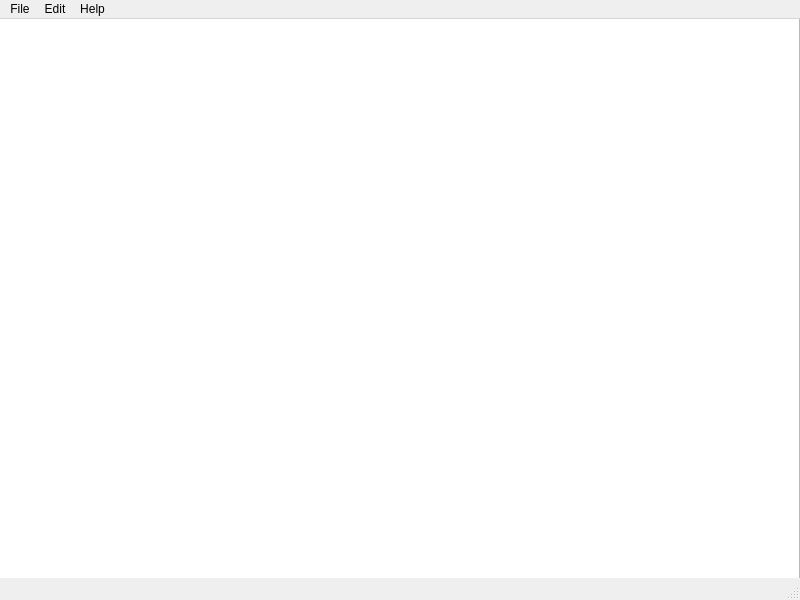
<?xml version="1.0" encoding="UTF-8"?>
<ui version="4.0">
 <class>MainWindow</class>
 <widget class="QMainWindow" name="MainWindow">
  <property name="geometry">
   <rect>
    <x>0</x>
    <y>0</y>
    <width>800</width>
    <height>600</height>
   </rect>
  </property>
  <property name="font">
   <font>
    <family>Microsoft YaHei UI</family>
   </font>
  </property>
  <property name="windowTitle">
   <string>notepanda</string>
  </property>
  <widget class="QWidget" name="centralwidget">
   <widget class="QWidget" name="verticalLayoutWidget">
    <property name="geometry">
     <rect>
      <x>-1</x>
      <y>-1</y>
      <width>801</width>
      <height>571</height>
     </rect>
    </property>
    <layout class="QVBoxLayout" name="verticalLayout">
     <item>
      <widget class="QPlainTextEdit" name="plainTextEdit"/>
     </item>
    </layout>
   </widget>
  </widget>
  <widget class="QMenuBar" name="menubar">
   <property name="geometry">
    <rect>
     <x>0</x>
     <y>0</y>
     <width>800</width>
     <height>26</height>
    </rect>
   </property>
   <widget class="QMenu" name="menuFile">
    <property name="title">
     <string>File</string>
    </property>
    <addaction name="actionNew"/>
    <addaction name="actionOpen"/>
    <addaction name="actionSave"/>
    <addaction name="actionSave_As"/>
    <addaction name="separator"/>
    <addaction name="actionQuit"/>
   </widget>
   <widget class="QMenu" name="menuAbout">
    <property name="title">
     <string>Help</string>
    </property>
    <addaction name="actionAbout"/>
   </widget>
   <widget class="QMenu" name="menuEdit">
    <property name="title">
     <string>Edit</string>
    </property>
    <addaction name="actionUndo"/>
    <addaction name="actionRedo"/>
    <addaction name="separator"/>
    <addaction name="actionCopy"/>
    <addaction name="actionPaste"/>
    <addaction name="actionCut"/>
   </widget>
   <addaction name="menuFile"/>
   <addaction name="menuEdit"/>
   <addaction name="menuAbout"/>
  </widget>
  <widget class="QStatusBar" name="statusbar"/>
  <action name="actionNew">
   <property name="icon">
    <iconset resource="../resources.qrc">
     <normaloff>:/remixicons/images/remixicons/file-add-line.svg</normaloff>:/remixicons/images/remixicons/file-add-line.svg</iconset>
   </property>
   <property name="text">
    <string>New</string>
   </property>
   <property name="shortcut">
    <string>Ctrl+N</string>
   </property>
  </action>
  <action name="actionOpen">
   <property name="icon">
    <iconset resource="../resources.qrc">
     <normaloff>:/remixicons/images/remixicons/file-3-line.svg</normaloff>:/remixicons/images/remixicons/file-3-line.svg</iconset>
   </property>
   <property name="text">
    <string>Open</string>
   </property>
   <property name="shortcut">
    <string>Ctrl+O</string>
   </property>
  </action>
  <action name="actionAbout">
   <property name="icon">
    <iconset resource="../resources.qrc">
     <normaloff>:/remixicons/images/remixicons/information-line.svg</normaloff>:/remixicons/images/remixicons/information-line.svg</iconset>
   </property>
   <property name="text">
    <string>About</string>
   </property>
  </action>
  <action name="actionSave">
   <property name="icon">
    <iconset resource="../resources.qrc">
     <normaloff>:/remixicons/images/remixicons/save-line.svg</normaloff>:/remixicons/images/remixicons/save-line.svg</iconset>
   </property>
   <property name="text">
    <string>Save</string>
   </property>
   <property name="shortcut">
    <string>Ctrl+S</string>
   </property>
  </action>
  <action name="actionSave_As">
   <property name="icon">
    <iconset resource="../resources.qrc">
     <normaloff>:/remixicons/images/remixicons/save-2-line.svg</normaloff>:/remixicons/images/remixicons/save-2-line.svg</iconset>
   </property>
   <property name="text">
    <string>Save As</string>
   </property>
   <property name="shortcut">
    <string>Ctrl+Shift+S</string>
   </property>
  </action>
  <action name="actionUndo">
   <property name="icon">
    <iconset resource="../resources.qrc">
     <normaloff>:/remixicons/images/remixicons/arrow-go-back-line.svg</normaloff>:/remixicons/images/remixicons/arrow-go-back-line.svg</iconset>
   </property>
   <property name="text">
    <string>Undo</string>
   </property>
   <property name="toolTip">
    <string>Undo</string>
   </property>
   <property name="shortcut">
    <string>Ctrl+Z</string>
   </property>
  </action>
  <action name="actionRedo">
   <property name="icon">
    <iconset resource="../resources.qrc">
     <normaloff>:/remixicons/images/remixicons/arrow-go-forward-line.svg</normaloff>:/remixicons/images/remixicons/arrow-go-forward-line.svg</iconset>
   </property>
   <property name="text">
    <string>Redo</string>
   </property>
   <property name="toolTip">
    <string>Redo</string>
   </property>
   <property name="shortcut">
    <string>Ctrl+Y</string>
   </property>
  </action>
  <action name="actionCopy">
   <property name="icon">
    <iconset resource="../resources.qrc">
     <normaloff>:/remixicons/images/remixicons/clipboard-line.svg</normaloff>:/remixicons/images/remixicons/clipboard-line.svg</iconset>
   </property>
   <property name="text">
    <string>Copy</string>
   </property>
   <property name="toolTip">
    <string>Copy</string>
   </property>
   <property name="shortcut">
    <string>Ctrl+C</string>
   </property>
  </action>
  <action name="actionPaste">
   <property name="icon">
    <iconset resource="../resources.qrc">
     <normaloff>:/remixicons/images/remixicons/file-copy-line.svg</normaloff>:/remixicons/images/remixicons/file-copy-line.svg</iconset>
   </property>
   <property name="text">
    <string>Paste</string>
   </property>
   <property name="toolTip">
    <string>Paste</string>
   </property>
   <property name="shortcut">
    <string>Ctrl+V</string>
   </property>
  </action>
  <action name="actionQuit">
   <property name="icon">
    <iconset resource="../resources.qrc">
     <normaloff>:/remixicons/images/remixicons/close-line.svg</normaloff>:/remixicons/images/remixicons/close-line.svg</iconset>
   </property>
   <property name="text">
    <string>Quit</string>
   </property>
   <property name="shortcut">
    <string>Ctrl+Q</string>
   </property>
  </action>
  <action name="actionCut">
   <property name="icon">
    <iconset resource="../resources.qrc">
     <normaloff>:/remixicons/images/remixicons/scissors-cut-line.svg</normaloff>:/remixicons/images/remixicons/scissors-cut-line.svg</iconset>
   </property>
   <property name="text">
    <string>Cut</string>
   </property>
   <property name="toolTip">
    <string>Cut</string>
   </property>
   <property name="shortcut">
    <string>Ctrl+X</string>
   </property>
  </action>
 </widget>
 <resources>
  <include location="../resources.qrc"/>
 </resources>
 <connections/>
</ui>
